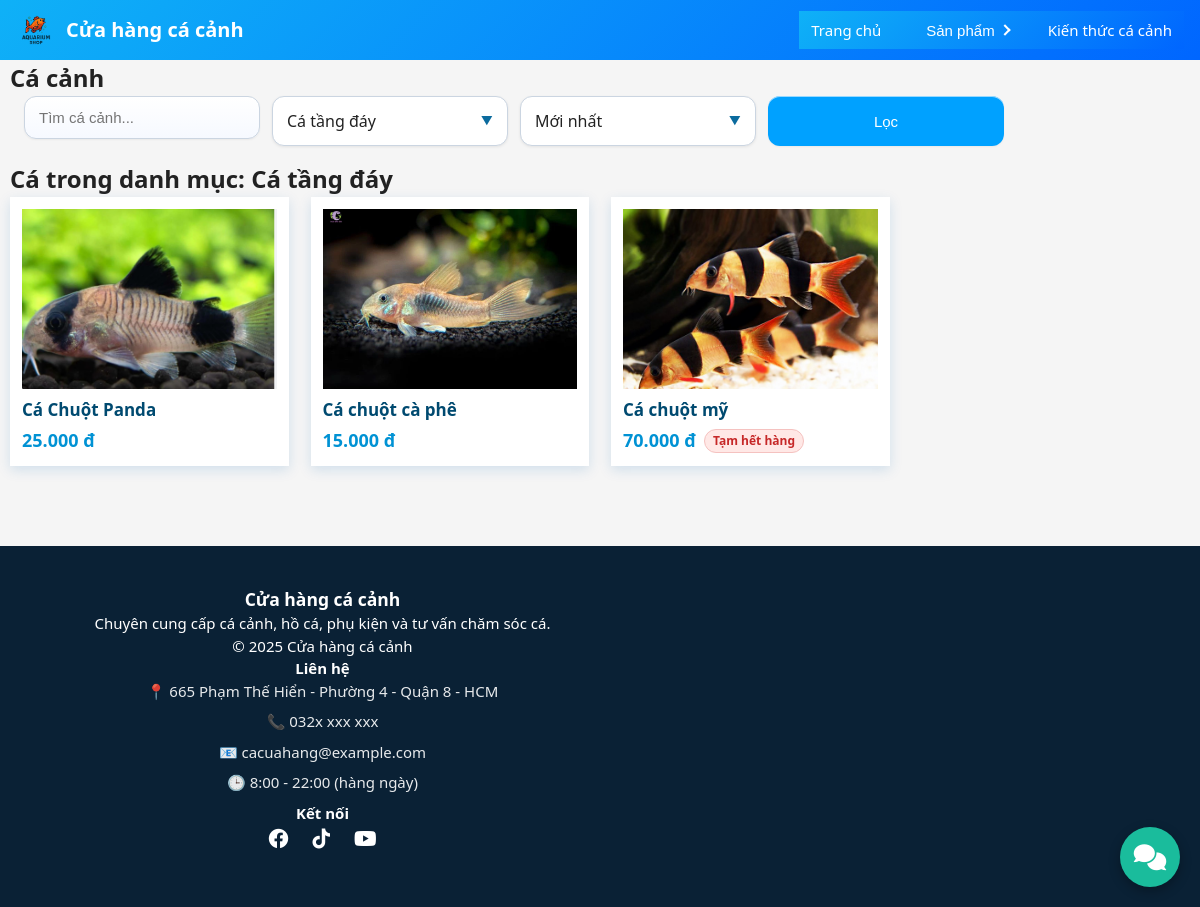
The app's page /fishs.php?category_id=3 with its own data.
### tables this page shows
CREATE TABLE IF NOT EXISTS `fish_categories` (
  `id` int NOT NULL AUTO_INCREMENT,
  `name` varchar(255) NOT NULL,
  `slug` varchar(191) NOT NULL,
  PRIMARY KEY (`id`),
  UNIQUE KEY `slug` (`slug`)
);

CREATE TABLE IF NOT EXISTS `fishs` (
  `id` int NOT NULL AUTO_INCREMENT,
  `category_id` int NOT NULL,
  `name` varchar(255) NOT NULL,
  `slug` varchar(191) NOT NULL,
  `price` int DEFAULT '0',
  `thumbnail` varchar(255) DEFAULT NULL,
  `description` text,
  `created_at` timestamp NULL DEFAULT CURRENT_TIMESTAMP,
  `status` tinyint(1) NOT NULL DEFAULT '1',
  PRIMARY KEY (`id`),
  UNIQUE KEY `slug` (`slug`),
  KEY `category_id` (`category_id`)
);

### fishs.php (the view, shortened to what this page needs)
<?php
include __DIR__ . '/includes/db.php';
include __DIR__ . '/includes/header.php';
$configPath = __DIR__ . '/includes/site-config.json';
$fishCatOrder = [];
if (file_exists($configPath)) {
    $cfg = json_decode(file_get_contents($configPath), true);
    if (!empty($cfg['fish_categories_order']) && is_array($cfg['fish_categories_order'])) {
        $fishCatOrder = array_map('intval', $cfg['fish_categories_order']);
    }
}
$sql_categories = "SELECT * FROM fish_categories";
if (!empty($fishCatOrder)) {
    $orderIds = implode(',', $fishCatOrder);
    $sql_categories .= " ORDER BY FIELD(id, $orderIds), name ASC";
} else {
    $sql_categories .= " ORDER BY name ASC";
}
$cat_res = mysqli_query($conn, $sql_categories);
$categories = [];
while ($row = mysqli_fetch_assoc($cat_res)) {
    $categories[] = $row;
}
$selectedCategoryId = isset($_GET['category_id']) ? (int) $_GET['category_id'] : 0;
$selectedCategoryName = '';
if ($selectedCategoryId > 0) {
    foreach ($categories as $c) {
        if ((int)$c['id'] === $selectedCategoryId) {
            $selectedCategoryName = $c['name'];
            break;
        }
    }
}
$searchKeyword = isset($_GET['keyword']) ? trim($_GET['keyword']) : '';
$sortOption = isset($_GET['sort']) ? $_GET['sort'] : 'newest';
$sortLabels = [
    'newest' => 'Mới nhất',
    'price_asc' => 'Giá tăng dần',
    'price_desc' => 'Giá giảm dần',
    'name_asc' => 'Tên A -> Z',
    'name_desc' => 'Tên Z -> A',
];
$sortText = $sortLabels[$sortOption] ?? $sortLabels['newest'];
$perPage = 20;
$page = isset($_GET['page']) ? max(1, (int)$_GET['page']) : 1;
$offset = ($page - 1) * $perPage;
$baseWhere = "WHERE 1";
if ($selectedCategoryId > 0) {
    $baseWhere .= " AND category_id = $selectedCategoryId";
}
$orderClauses = ["status DESC"];
switch ($sortOption) {
    default:
        $orderClauses[] = "created_at DESC";
        break;
}
$sql_products = "SELECT * FROM fishs $baseWhere ORDER BY " . implode(', ', $orderClauses) . " LIMIT $perPage OFFSET $offset";
$prod_res = mysqli_query($conn, $sql_products);
$products = [];
while ($p = mysqli_fetch_assoc($prod_res)) {
    $products[] = $p;
}
?>
<h2>Cá cảnh</h2>
<link rel="stylesheet" href="./assets/css/products.css">
<div class="filter-box">
  <form method="get" id="filterForm">
    <div class="form-loc">
        <div class="timkiem">
            <input
            type="text"
            name="keyword"
            placeholder="Tìm cá cảnh..."
            value="<?= htmlspecialchars($searchKeyword) ?>"
            >
        </div>
        <div class="chondanhmuc custom-select" data-field="category_id">
            <div class="select-selected">
                <span class="select-text">
                    <?= $selectedCategoryId > 0 ? htmlspecialchars($selectedCategoryName) : 'Tất cả danh mục' ?>
                </span>
                <span class="select-arrow">▼</span>
            </div>
        </div>
        <div class="sapxep custom-select" data-field="sort">
            <div class="select-selected">
                <span class="select-text"><?= $sortText ?></span>
                <span class="select-arrow">▼</span>
            </div>
        </div>
        <button type="submit">Lọc</button>
    </div>
  </form>
</div>
<?php if (empty($products)): ?>
    <p>Hiện chưa có cá nào.</p>
<?php else: ?>
    <?php if ($selectedCategoryId > 0): ?>
        <h2>Cá trong danh mục: <?= htmlspecialchars($selectedCategoryName) ?></h2>
    <?php endif; ?>
    <div class="grid">
        <?php foreach ($products as $row): ?>
            <?php
                $imgFile = !empty($row['thumbnail']) ? $row['thumbnail'] : ($row['image'] ?? '');
                $imgSrc = $imgFile ?: './images/logo/logo.png';
                $inactive = (int)($row['status'] ?? 1) === 0;
            ?>
            <a class="card" href="fish.php?slug=<?= urlencode($row['slug']) ?>">
                <?php if ($imgSrc): ?>
                    <img src="<?= htmlspecialchars($imgSrc) ?>" alt="<?= htmlspecialchars($row['name']) ?>">
                <?php endif; ?>
                <h3><?= htmlspecialchars($row['name']) ?></h3>
                <p class="price-line">
                    <strong><?= number_format((int)$row['price'], 0, ',', '.') ?> đ</strong>
                    <?php if ($inactive): ?><span class="badge-out-of-stock">Tạm hết hàng</span><?php endif; ?>
                </p>
            </a>
        <?php endforeach; ?>
    </div>
<?php endif; ?>
<?php include __DIR__ . '/includes/footer.php'; ?>

### assets/css/style.css (style rules this page uses)
* { box-sizing: border-box; margin: 0; padding: 0; }
body { font-family: system-ui, -apple-system, BlinkMacSystemFont, "Segoe UI", sans-serif; background: #f5f5f5; color: #222; line-height: 1.5; margin: 0px; max-width: 100%; max-width: 100vw; }
a { color: inherit; text-decoration: none; }
h1, h2, h3 { margin-top: 0; }
form { display: flex; flex-direction: column; gap: 10px; }
input[type="text"], input[type="password"], input[type="number"], textarea, select { width: 100%; max-width: 100%; padding: 8px 10px; border-radius: 4px; border: 1px solid #ccc; font-size: 14px; }
.btn, button { display: inline-block; padding: 9px 15px; border: none; background: #0077aa; color: #fff; border-radius: 4px; cursor: pointer; font-size: 14px; }
button, input, select, textarea, a { -webkit-text-size-adjust: 100%; font-size: 16px; }

### assets/css/products.css (style rules this page uses)
.grid { display: grid; grid-template-columns: repeat(auto-fill, minmax(230px, 1fr)); gap: 22px; padding-bottom: 40px; }
.card { background: #ffffff; padding: 12px; border: none; box-shadow: 0 4px 12px rgba(0, 100, 180, 0.15); transition: 0.3s ease; display: flex; flex-direction: column; cursor: pointer; }
.card img { width: 100%; height: 180px; object-fit: cover; background: #f1faff; }
.card h3 { font-size: 17px; margin: 10px 0 6px; color: #004a70; font-weight: 600; line-height: 1.3; }
.card p { margin: 0; font-size: 18px; color: #0092d4; font-weight: bold; }
.price-line { display: flex; align-items: center; gap: 8px; }
.badge-out-of-stock { display: inline-flex; align-items: center; padding: 2px 8px; border-radius: 999px; background: #ffe8e6; color: #c62828; font-size: 12px; font-weight: 600; border: 1px solid #f5c2c0; }
.filter-box { display: flex; justify-content: center; padding: 0 14px; }
#filterForm { display: flex; justify-content: center; width: 100%; margin-bottom: 15px; }
.form-loc { display: grid; grid-template-columns: repeat(auto-fit, minmax(170px, 1fr)); gap: 12px; width: 100%; max-width: 980px; align-items: stretch; }
.form-loc input, .form-loc button { width: 100%; padding: 12px 14px; border-radius: 12px; border: 1px solid #cbd5e1; font-size: 15px; background: linear-gradient(180deg, #ffffff 0%, #f6f9ff 100%); box-shadow: inset 0 1px 0 rgba(255,255,255,0.6), 0 1px 2px rgba(0,0,0,0.05); transition: border-color 0.2s, box-shadow 0.2s, transform 0.1s; }
.form-loc button { background: #00a1ff; border: none; color: white; cursor: pointer; transition: 0.2s; min-height: 48px; }
.custom-select { position: relative; width: 100%; user-select: none; }
.select-selected { display: flex; align-items: center; justify-content: space-between; gap: 10px; padding: 12px 14px; background: #ffffff; border: 1px solid #cbd5e1; border-radius: 12px; cursor: pointer; box-shadow: inset 0 1px 0 rgba(255,255,255,0.6), 0 1px 3px rgba(0,0,0,0.08); transition: border-color 0.2s, box-shadow 0.2s, transform 0.1s; min-height: 48px; }
.select-arrow { font-size: 12px; color: #0b6b9e; transition: transform 0.25s ease; }

### records on screen
fish_categories: name "Cá tầng đáy"
fishs: thumbnail (picture), name "Cá Chuột Panda", price "25.000"
fishs: thumbnail (picture), name "Cá chuột cà phê", price "15.000"
fishs: thumbnail (picture), name "Cá chuột mỹ", price "70.000", status "Tạm hết hàng"

### other values on screen
$sortText "Mới nhất"
